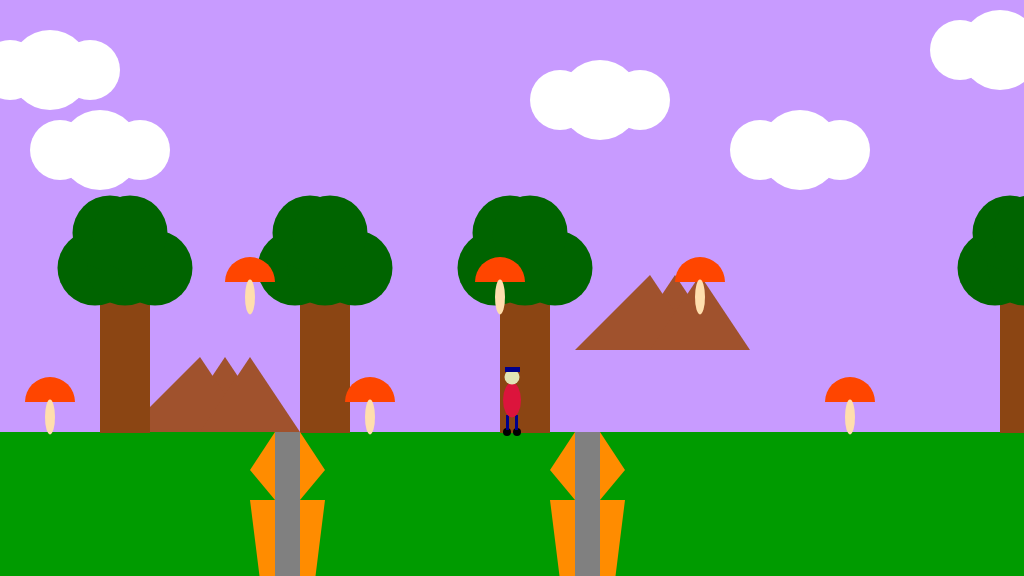
Frame 1 (no input)
Frame 60 (no input): identical to frame 1, image omitted
Frame 120 (the mouse pressed at the canvas centre since frame 60): identical to frame 1, image omitted

The p5.js sketch that drew this single still picture (run headless with seeded random() and noise() and a simulated clock; from frame 60 on, the mouse is pressed at the canvas centre):

// p5.js sketch
// ── sketch.js
/*

The Game Project 5 - Bring it all together

*/

var gameChar_x;
var gameChar_y;
var floorPos_y;
var scrollPos;
var gameChar_world_x;

var isLeft;
var isRight;
var isFalling;
var isPlummeting;

function setup()
{
	createCanvas(1024, 576);
	floorPos_y = height * 3/4;
	gameChar_x = width/2;
	gameChar_y = floorPos_y;

	// Variable to control the background scrolling.
	scrollPos = 0;

	// Variable to store the real position of the gameChar in the game
	// world. Needed for collision detection.
	gameChar_world_x = gameChar_x - scrollPos;

	// Boolean variables to control the movement of the game character.
	isLeft = false;
	isRight = false;
	isFalling = false;
	isPlummeting = false;

	// Initialise arrays of scenery objects.
    trees_x = [-650, -350, -150, 100, 300, 500, 1000, 1300, 1500, 2000, 2500];
    treePos_y = height/2;
    
    clouds = [{x_pos: -300, y_pos: 100, size: 80},
              {x_pos: -100, y_pos: 50, size: 80},
              {x_pos: 50, y_pos: 70, size: 80},
              {x_pos: 100, y_pos: 150, size: 80}, 
              {x_pos: 600, y_pos: 100, size: 80}, 
              {x_pos: 800, y_pos: 150, size: 80},
              {x_pos: 1000, y_pos: 50, size: 80},
              {x_pos: 1300, y_pos: 50, size: 80},
              {x_pos: 1500, y_pos: 100, size: 80},
              {x_pos: 1700, y_pos: 100, size: 80},
              {x_pos: 2000, y_pos: 50, size: 80},
              {x_pos: 2300, y_pos: 150, size: 80},
              {x_pos: 2700, y_pos: 100, size: 80}];
    
    mountains = [{x_pos: -500, y_pos: floorPos_y}, {x_pos: 200, y_pos: floorPos_y}, {x_pos: 650, y_pos: 350}, {x_pos: 1800, y_pos: floorPos_y}, {x_pos: 2200, y_pos: floorPos_y}, {x_pos: 2300, y_pos: 350}];
    
    canyons = [{x_pos:550, width: 100}, {x_pos:250, width: 100}];
    
    collectables = [{x_pos: 50, y_pos: floorPos_y-30, size: 50, isFound: false}, {x_pos: 250, y_pos: floorPos_y-150, size: 50, isFound: false}, {x_pos: 370, y_pos: floorPos_y-30, size: 50, isFound: false}, {x_pos: 500, y_pos: floorPos_y-150, size: 50, isFound: false}, {x_pos: 700, y_pos: floorPos_y-150, size: 50, isFound: false}, {x_pos: 850, y_pos: floorPos_y-30, size: 50, isFound: false}];
}


function draw()
{
	background(200, 155, 255); // fill the sky blue

	noStroke();
	fill(0,155,0);
	rect(0, floorPos_y, width, height/4); // draw some green ground

    push();
    translate(scrollPos, 0);
    
	// Draw clouds.
    drawClouds();

	// Draw mountains.
    drawMountains();
    
	// Draw trees.
    drawTrees();
    
	// Draw canyons.
    for(var i = 0; i<canyons.length; i++){
        drawCanyon(canyons[i]);
        checkCanyon(canyons[i]);
    }
    
	// Draw collectable items.
   for(var j = 0; j<collectables.length; j++){
            drawCollectable(collectables[j]);
            checkCollectable(collectables[j]);
   }
        
    pop();
    
	// Draw game character.
	
	drawGameChar();

	// Logic to make the game character move or the background scroll.
	if(isLeft){
		if(gameChar_x > width * 0.2)
		{
			gameChar_x -= 5;
		}
		else
		{
			scrollPos += 5;
		}
	}

	if(isRight){
		if(gameChar_x < width * 0.8)
		{
			gameChar_x  += 5;
		}
		else
		{
			scrollPos -= 5; // negative for moving against the background
		}
	}

	// Logic to make the game character rise and fall.
     if(isFalling){
        gameChar_y -= 9;
    }
    
    
    if(isPlummeting){
        gameChar_y = min(gameChar_y+2, floorPos_y);
    }
    

	// Update real position of gameChar for collision detection.
	gameChar_world_x = gameChar_x - scrollPos;
}


// ---------------------
// Key control functions
// ---------------------

function keyPressed(){

	//open up the console to see how these work
	console.log("keyPressed: " + key);
	console.log("keyPressed: " + keyCode);
    
    //left arrow pressed
    if(keyCode == 37){
        console.log("left arrow");
        isLeft = true;
    }
    //right key pressed
    else if(keyCode == 39){
        console.log("right arrow");
        isRight = true;
    }
    //top key pressed
    else if(keyCode == 38){
        console.log("top arrow");
        isFalling = true;
        isPlummeting = false;
    }

}

function keyReleased(){

	console.log("release" + keyCode);
	console.log("release" + key);

     //left arrow released
    if(keyCode == 37){
        console.log("left arrow");
        isLeft = false;
    }
    //right key released
    else if(keyCode == 39){
        console.log("right arrow");
        isRight = false;
    }
    //top key released
    else if(keyCode == 38){
        console.log("top arrow");
        isFalling = false;
        isPlummeting = true;
    }
}


// ------------------------------
// Game character render function
// ------------------------------

// Function to draw the game character.

function drawGameChar()
{
	//the game character
	if(isLeft && isFalling){
		// add your jumping-left code
        //feet
        fill(0);
        ellipse(gameChar_x-8, gameChar_y-8, 8, 8);
        ellipse(gameChar_x, gameChar_y-8, 8, 8);
    
        //legs
        fill(0,0,139);
        rect(gameChar_x-7, gameChar_y-20, 3, 10);
        rect(gameChar_x, gameChar_y-20, 3, 10);
    
        //body
        fill(220,20,60);
        ellipse(gameChar_x-3, gameChar_y-32, 18, 30);
    
        //face
        fill(225,228,181);
        ellipse(gameChar_x-3, gameChar_y-55, 15, 15);
    
        //hat
        fill(0,0,139);
        rect(gameChar_x-12, gameChar_y-70, 15, 5);

	   }
	   else if(isRight && isFalling){
		// add your jumping-right code
        //feet
        fill(0);
        ellipse(gameChar_x, gameChar_y-8, 8, 8);
        ellipse(gameChar_x+7, gameChar_y-8, 8, 8);
    
        //legs
        fill(0,0,139);
        rect(gameChar_x-3, gameChar_y-20, 3, 10);
        rect(gameChar_x+4, gameChar_y-20, 3, 10);
    
        //body
        fill(220,20,60);
        ellipse(gameChar_x+3, gameChar_y-32, 18, 30);
    
        //face
        fill(225,228,181);
        ellipse(gameChar_x+3, gameChar_y-55, 15, 15);
    
        //hat
        fill(0,0,139);
        rect(gameChar_x-2, gameChar_y-70, 15, 5);

	}
	else if(isLeft){
		// add your walking left code
        //feet
        fill(0);
        ellipse(gameChar_x-2, gameChar_y, 8, 8);
        ellipse(gameChar_x+1, gameChar_y, 8, 8);
    
        //legs
        fill(0,0,139);
        rect(gameChar_x-2, gameChar_y-17, 3, 15);
        rect(gameChar_x+1, gameChar_y-17, 3, 15);
    
        //body
        fill(220,20,60);
        ellipse(gameChar_x, gameChar_y-32, 18, 35);
    
        //face
        fill(225,228,181);
        ellipse(gameChar_x, gameChar_y-55, 15, 15);
    
        //hat
        fill(0,0,139);
        rect(gameChar_x-10, gameChar_y-65, 15, 5);

	}
	else if(isRight){
		// add your walking right code
        //feet
        fill(0);
        ellipse(gameChar_x-2, gameChar_y, 8, 8);
        ellipse(gameChar_x+2, gameChar_y, 8, 8);
    
        //legs
        fill(0,0,139);
        rect(gameChar_x-4, gameChar_y-17, 3, 15);
        rect(gameChar_x-1, gameChar_y-17, 3, 15);
    
        //body
        fill(220,20,60);
        ellipse(gameChar_x, gameChar_y-32, 18, 35);
    
        //face
        fill(225,228,181);
        ellipse(gameChar_x, gameChar_y-55, 15, 15);
    
        //hat
        fill(0,0,139);
        rect(gameChar_x-5, gameChar_y-65, 15, 5);

	}
	else if(isFalling || isPlummeting){
		// add your jumping facing forwards code
         //feet
        fill(0);
        ellipse(gameChar_x-5, gameChar_y-8, 8, 8);
        ellipse(gameChar_x+5, gameChar_y-8, 8, 8);
    
        //legs
        fill(0,0,139);
        rect(gameChar_x-6, gameChar_y-20, 3, 10);
        rect(gameChar_x+3, gameChar_y-20, 3, 10);
    
        //body
        fill(220,20,60);
        ellipse(gameChar_x, gameChar_y-32, 18, 30);
    
        //face
        fill(225,228,181);
        ellipse(gameChar_x, gameChar_y-55, 15, 15);
    
        //hat
        fill(0,0,139);
        rect(gameChar_x-7, gameChar_y-70, 15, 5);

	}
	else{
		// add your standing front facing code
        //feet
        fill(0);
        ellipse(gameChar_x-5, gameChar_y, 8, 8);
        ellipse(gameChar_x+5, gameChar_y, 8, 8);
    
        //legs
        fill(0,0,139);
        rect(gameChar_x-6, gameChar_y-17, 3, 15);
        rect(gameChar_x+3, gameChar_y-17, 3, 15);
    
        //body
        fill(220,20,60);
        ellipse(gameChar_x, gameChar_y-32, 18, 35);
    
        //face
        fill(225,228,181);
        ellipse(gameChar_x, gameChar_y-55, 15, 15);
    
        //hat
        fill(0,0,139);
        rect(gameChar_x-7, gameChar_y-65, 15, 5);

	}

}

// ---------------------------
// Background render functions
// ---------------------------

// Function to draw cloud objects.
 function drawClouds(){
     for(var i=0; i<clouds.length; i++){
        fill(255,255,255);
        ellipse(clouds[i].x_pos, clouds[i].y_pos, clouds[i].size, clouds[i].size);
        ellipse(clouds[i].x_pos-40, clouds[i].y_pos, clouds[i].size-20, clouds[i].size-20);
        ellipse(clouds[i].x_pos+40, clouds[i].y_pos, clouds[i].size-20, clouds[i].size-20);
    }
}

// Function to draw mountains objects.
 function drawMountains(){
     for(var i=0; i<mountains.length; i++){
        fill(160,82,45);
        triangle(mountains[i].x_pos-25, mountains[i].y_pos, mountains[i].x_pos+75, mountains[i].y_pos, mountains[i].x_pos+25, mountains[i].y_pos-75);
        triangle(mountains[i].x_pos-75, mountains[i].y_pos, mountains[i].x_pos+50, mountains[i].y_pos, mountains[i].x_pos, mountains[i].y_pos-75);
        triangle(mountains[i].x_pos, mountains[i].y_pos, mountains[i].x_pos+100, mountains[i].y_pos, mountains[i].x_pos+50, mountains[i].y_pos-75);
    }
 }

// Function to draw trees objects.
 function drawTrees(){
     for(var i=0; i<trees_x.length; i++){ 
        fill(139,69,19);
        rect(trees_x[i], treePos_y, 50, 145);
        fill(0, 100, 0);
        ellipse(trees_x[i]-5, treePos_y-20, 75, 75);
        ellipse(trees_x[i]+25, treePos_y-20, 75, 75);
        ellipse(trees_x[i]+55, treePos_y-20, 75, 75);
        ellipse(trees_x[i]+10, treePos_y-55, 75, 75);
        ellipse(trees_x[i]+30, treePos_y-55, 75, 75);
    }
 }

// ---------------------------------
// Canyon render and check functions
// ---------------------------------

// Function to draw canyon objects.

function drawCanyon(t_canyon){
    fill(255, 140, 0);
    triangle(t_canyon.x_pos+25,t_canyon.width+332,t_canyon.x_pos,t_canyon.width+370,t_canyon.x_pos+25,t_canyon.width+400);
    triangle(t_canyon.x_pos+50,t_canyon.width+332,t_canyon.x_pos+75,t_canyon.width+370,t_canyon.x_pos+50,t_canyon.width+400);
    triangle(t_canyon.x_pos+50,t_canyon.width+400,t_canyon.x_pos+75,t_canyon.width+400,t_canyon.x_pos+50,t_canyon.width+600);
    triangle(t_canyon.x_pos+25,t_canyon.width+400,t_canyon.x_pos,t_canyon.width+400,t_canyon.x_pos+25,t_canyon.width+600);
    fill(128,128,128);
    rect(t_canyon.x_pos+25,432,25,200);
}

// Function to check character is over a canyon.

function checkCanyon(t_canyon){
    if((gameChar_world_x > t_canyon.x_pos + 0.25 * t_canyon.width)
    && (gameChar_world_x < (t_canyon.x_pos + 0.25 * t_canyon.width) + (t_canyon.width * 0.75))
    && gameChar_y >= floorPos_y){
        t_canyon.isTrapped = true;
    }
    else{
        t_canyon.isTrapped = false;
    }
    
    if(t_canyon.isTrapped == true){
        isFalling = true;
        //gameChar_y =- 3;
    }

}

// ----------------------------------
// Collectable items render and check functions
// ----------------------------------

// Function to draw collectable objects.

function drawCollectable(t_collectable){
    if(t_collectable.isFound == false){
    fill(255,69,0);
    arc(t_collectable.x_pos, t_collectable.y_pos, t_collectable.size, t_collectable.size, PI, TWO_PI, CHORD);
    fill(255,222,173);
    ellipse(t_collectable.x_pos, t_collectable.y_pos+15, t_collectable.size-40, t_collectable.size-15);
    }
}

// Function to check character has collected an item.

function checkCollectable(t_collectable){
    if(dist(gameChar_world_x, gameChar_y, t_collectable.x_pos, t_collectable.y_pos) < 25){
        t_collectable.isFound = true;
    }
}
